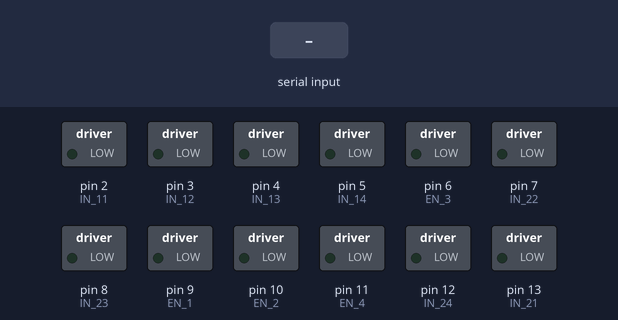
Recording of a sketch running on a simulated Arduino Uno, built with avr-gcc and run on an emulated ATmega328P. On the bench: switched loads named in the sketch (green lamp = pin HIGH). The test bench sets the inputs (shaded band).

Above: at 1.2 s.
1.3 s: "90,45\n" received over Serial
At 2.1 s:
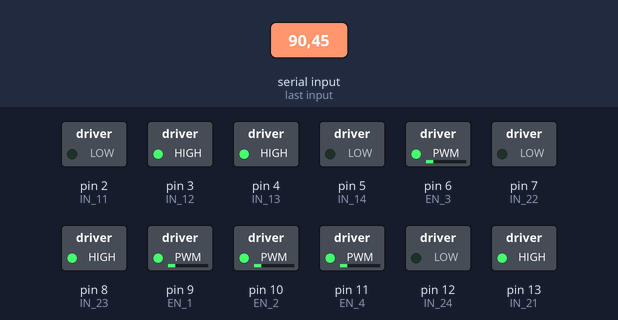
3.8 s: "30,150\n" received over Serial
At 4.6 s:
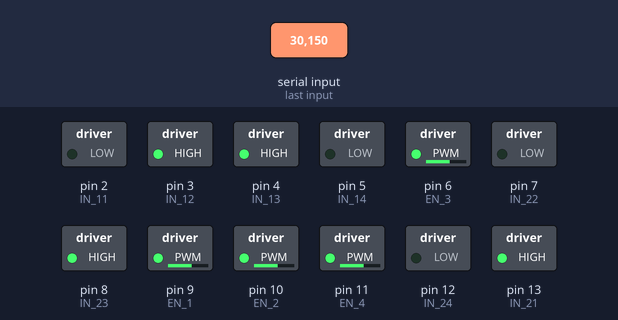
6.3 s: "200\n" received over Serial
At 7.1 s:
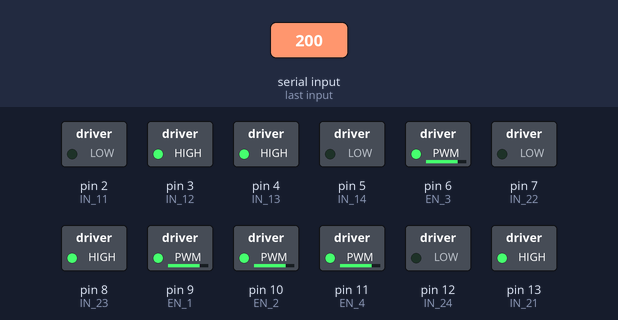
Timing chart, 0 to 9.3 s (numbered marks = the images above; inputs shaded):
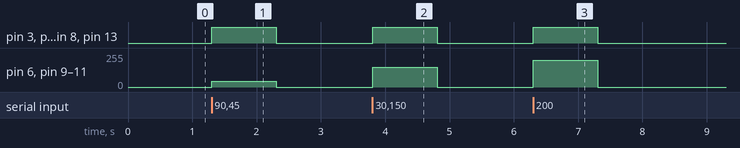

The sketch:

che_b2_4.ino
```cpp
// Define the motor control pins based on your setup
#define IN_11 2  // L298N #1, IN4 for IN4 for Back Left motor
#define IN_12 3  // L298N #1, IN3 for IN3 for Back Left motor
#define IN_13 4  // L298N #1, IN2 for Back Right motor
#define IN_14 5  // L298N #1, IN1 for Back Right motor
#define EN_1 9   // Enable pin for L298N #1 (Back motors)
#define EN_2 10  // Enable pin for L298N #1 (Back motors)

#define IN_21 13  // L298N #2, IN4 for Front Right motor
#define IN_22 7   // L298N #2, IN3 for Front Right motor
#define IN_23 8   // L298N #2, IN2 for Front Left motor
#define IN_24 12  // L298N #2, IN1 for Front Left motor
#define EN_3 6    // Enable pin for L298N #2 (Front motors)
#define EN_4 11   // Enable pin for L298N #2 (Front motors)


// Speed variable
int speedValue = 0;

void setup() {
  // Initialize motor pins
  pinMode(IN_11, OUTPUT);
  pinMode(IN_12, OUTPUT);
  pinMode(IN_13, OUTPUT);
  pinMode(IN_14, OUTPUT);
  pinMode(EN_1, OUTPUT);
  pinMode(EN_2, OUTPUT);

  pinMode(IN_21, OUTPUT);
  pinMode(IN_22, OUTPUT);
  pinMode(IN_23, OUTPUT);
  pinMode(IN_24, OUTPUT);
  pinMode(EN_3, OUTPUT);
  pinMode(EN_4, OUTPUT);

  // Start serial communication
  Serial.begin(9600);

  // Stop motors initially
  stopMotors();
}

void loop() {
  if (Serial.available() > 0) {
    // Read the incoming speed value
    speedValue = Serial.parseInt();

    // If speedValue is greater than 0, move forward
    if (speedValue > 0) {
      moveForward(speedValue);
    } else {
      stopMotors();
    }
  }
}

// Function to move the robot forward
void moveForward(int speed) {
  // Front Right Motor
  analogWrite(EN_1, speed);
  digitalWrite(IN_11, LOW);
  digitalWrite(IN_12, HIGH);

  // Front Left Motor
  analogWrite(EN_2, speed);
  digitalWrite(IN_13, HIGH);
  digitalWrite(IN_14, LOW);

  // Back Left Motor
  analogWrite(EN_3, speed);
  digitalWrite(IN_21, HIGH);
  digitalWrite(IN_22, LOW);

  // Back Right Motor
  analogWrite(EN_4, speed);
  digitalWrite(IN_23, HIGH);
  digitalWrite(IN_24, LOW);
}

// Function to stop the robot
void stopMotors() {
  // Stop Front Right Motor
  analogWrite(EN_1, 0);
  digitalWrite(IN_11, LOW);
  digitalWrite(IN_12, LOW);

  // Stop Front Left Motor
  analogWrite(EN_2, 0);
  digitalWrite(IN_13, LOW);
  digitalWrite(IN_14, LOW);

  // Stop Back Left Motor
  analogWrite(EN_3, 0);
  digitalWrite(IN_21, LOW);
  digitalWrite(IN_22, LOW);

  // Stop Back Right Motor
  analogWrite(EN_4, 0);
  digitalWrite(IN_23, LOW);
  digitalWrite(IN_24, LOW);
}
```

Measured:
- after the input at 1.3 s, pin 3 (IN_12), pin 4 (IN_13), pin 8 (IN_23), pin 13 (IN_21): LOW → HIGH at once, → LOW 1.0 s later; pin 6 (EN_3), pin 9 (EN_1), pin 10 (EN_2), pin 11 (EN_4): 0/255 → 45/255 at once, → 0/255 1.0 s later
- after the input at 3.8 s, pin 3 (IN_12), pin 4 (IN_13), pin 8 (IN_23), pin 13 (IN_21): LOW → HIGH at once, → LOW 1.0 s later; pin 6 (EN_3), pin 9 (EN_1), pin 10 (EN_2), pin 11 (EN_4): 0/255 → 150/255 at once, → 0/255 1.0 s later
- after the input at 6.3 s, pin 3 (IN_12), pin 4 (IN_13), pin 8 (IN_23), pin 13 (IN_21): LOW → HIGH at once, → LOW 1.0 s later; pin 6 (EN_3), pin 9 (EN_1), pin 10 (EN_2), pin 11 (EN_4): 0/255 → 200/255 at once, → 0/255 1.0 s later
